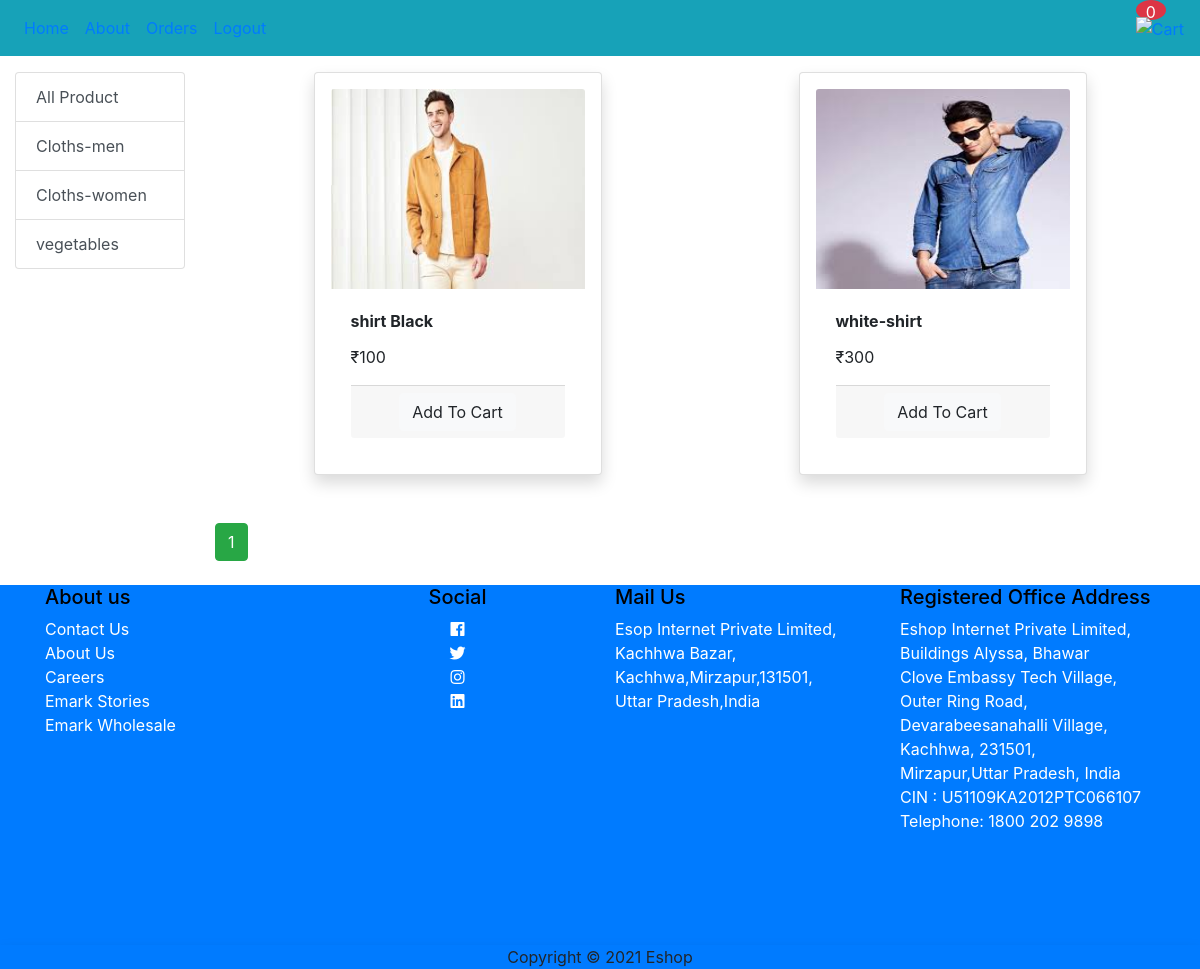
The page /?category=1 (signed in) on the database its author committed.
### store/models/category.py (models this page shows, shortened)
class Category(models.Model):
    name=models.CharField(max_length=400)

### store/models/product.py (models this page shows)
class Product(models.Model):
    name=models.CharField(max_length=100)
    price=models.IntegerField(default=0)
    category=models.ForeignKey(Category,on_delete=models.CASCADE,default=1)
    description =models.CharField(max_length=300,default='',null=True,blank=True)
    image=models.ImageField(upload_to='uploads/products/')

### store/views.py (the view, shortened to what this page needs)
# urls.py: path('',Index.as_view(),name='index'),
class Index(View):
    def get(self,request):
        cart=request.session.get('cart')
        if not cart:
            request.session['cart']={}
        products=None
        categorys=Category.objects.all()
        cID=request.GET.get('category')
        if(cID):
            products=Product.objects.filter(category=cID)
        else:
            products=Product.objects.all()
        paginator=Paginator(products,27)
        page_number=request.GET.get('page')
        page_obj=paginator.get_page(page_number)
        return render(request,'index.html',{'products':page_obj,'categorys':categorys})

### store/templatetags/cart.py (called while the page is built)
@register.filter(name='is_in_cart')
def is_in_cart(product , cart):
    keys=cart.keys()
    for id in keys:
        if(int(id)==product.id):
            return True
    return False

@register.filter(name='Rupees')
def Rupees(price):
    return "₹"+str(price)

### store/templates/index.html (shortened to what this page needs)
{% extends 'base.html' %} {% block pm %} {% load cart %}
<div class="row mt-3">
  <div class="col-lg-2 mx-auto">
    <div class="list-group">
      <a href="/" class="list-group-item list-group-item-action light"
        >All Product</a
      >
      {% for c in categorys %}
      <a
        href="/?category={{c.id}}"
        class="list-group-item list-group-item-action light"
        >{{c.name}}
      </a>
      {% endfor %}
    </div>
  </div>
  <div class="col-lg-10 mx-auto">
    <div class="row mx-auto">
      {% for p in products %}
      <div
        class="card mx-auto mb-3 shadow p-3 mb-5 bg-white rounded"
        id="{{p.id}}"
        style="width: 18rem"
      >
        <img
          src="{{p.image.url}}"
          width="100"
          height="200"
          class="card-img-top"
          alt="Shirt"
        />
        <div class="card-body">
          <p class="card-title"><b>{{p.name}}</b></p>
          <p class="card-text">{{p.price|Rupees}}</p>
          <div class="card-footer p-0 nu-gutter">
            {% if p|is_in_cart:request.session.cart %}
            <div class="row nu-gutter">
              <form action="/#{{p.id}}" class="col-sm-3" method="POST">
                {% csrf_token %}
                <input hidden type="text" name="prd" value="{{p.id}}" />
                <input
                  type="submit"
                  value="+"
                  class="btn btn-block btn-light"
                />
              </form>
              <div class="col-sm-6 text-center">
                {{ p|cart_qnt:request.session.cart }}
              </div>
              <form action="/#{{p.id}}" class="col-sm-3" method="POST">
                {% csrf_token %}
                <input hidden type="text" name="prd" value="{{p.id}}" />
                <input hidden type="text" name="remove" value="True" />
                <input
                  type="submit"
                  value="-"
                  class="btn btn-block btn-light"
                />
              </form>
            </div>
            {% else %}
            <form action="/#{{p.id}}" method="POST" class="btn btn-block">
              <input
                type="submit"
                class="btn btn-light form-cntrol"
                value="Add To Cart"
              />
            </form>
            {% endif %}
          </div>
        </div>
      </div>
      {% endfor %}
    </div>
    <div class="btn btn-success">
      <span style="color: white">{{ products.number }}</span>
    </div>
    <br /><br />
  </div>
</div>
{% endblock pm %}

### rows shown on the page
Category: name "Cloths-men"
Category: name "Cloths-women"
Category: name "vegetables"
Product: {{ p.id }} 1 (drawn), image (picture), name "shirt Black", price|Rupees "₹100"
Product: image (picture), name "white-shirt", price|Rupees "₹300"

### other values the page prints
{{ request.session.cart.keys|length }} "0"
{{ products.number }} "1"
